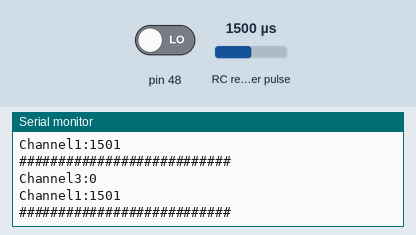
Recording of a sketch running on a simulated Arduino Mega 2560, built with avr-gcc and run on an emulated ATmega2560. Parts: the last lines printed to the serial monitor. Wiring (inferred from the names in the program): RC receiver channel: data pin 50. The inputs (shaded band) are chosen by the test bench; at power-on: RC receiver pulse 1500 µs, pin 48 LOW.

Above: at 1.2 s.
1.3 s: RC receiver pulse (sensor on pin 50) set to 1020 µs
At 1.49 s:
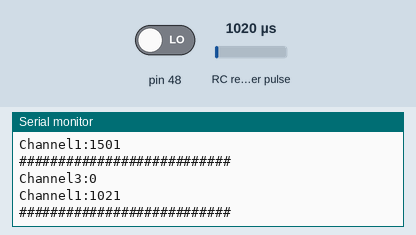
2.8 s: RC receiver pulse (sensor on pin 50) set to 1250 µs
At 3.03 s:
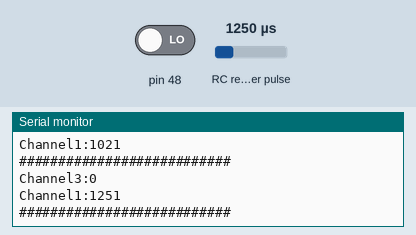
Timing chart, 0 to 5.8 s (numbered marks = the images above; inputs shaded):
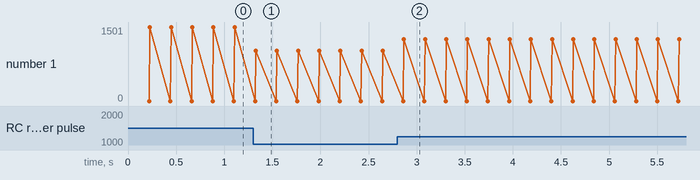

The sketch:

cod_citire_canale.ino
```cpp
int ok,m1,m3,ch1,ch3,c;

void setup(){
  pinMode(48, INPUT);
  pinMode(50, INPUT); //input canal 1
  ok = false; //bool medie
  Serial.begin(19200); //baud-rate


}

void citire_medie(){
   m3 = pulseIn(48,HIGH,15000); //citire canal 3 telecomanda
   m1 = pulseIn(50, HIGH, 15000); //citire canal 1 telecomanda
   for(int c=1;c<=10;c++){
     ch3 = pulseIn(48,HIGH,15000);
     m3 = (m3 + ch3) / 2;
     ch1 = pulseIn(50,HIGH,15000);
     m1 = (m1 + ch1) / 2;
   }
   ok=true;
   c=0;
}

void afisare(){
  Serial.print("Channel3:");
  Serial.println(ch3);

  Serial.print("Channel1:");
  Serial.println(ch1);

  Serial.println("###########################");
}

void loop(){
  citire_medie();
  afisare();


}
```

Measured:
- after the input at 1.3 s, the serial monitor: prints a new line at once (image 1)
- after the input at 2.8 s, the serial monitor: prints a new line after 0.07 s (image 2)
- plotted number 1: 1501 → 1021 after the input at 1.3 s, 1021 → 1251 after the input at 2.8 s
